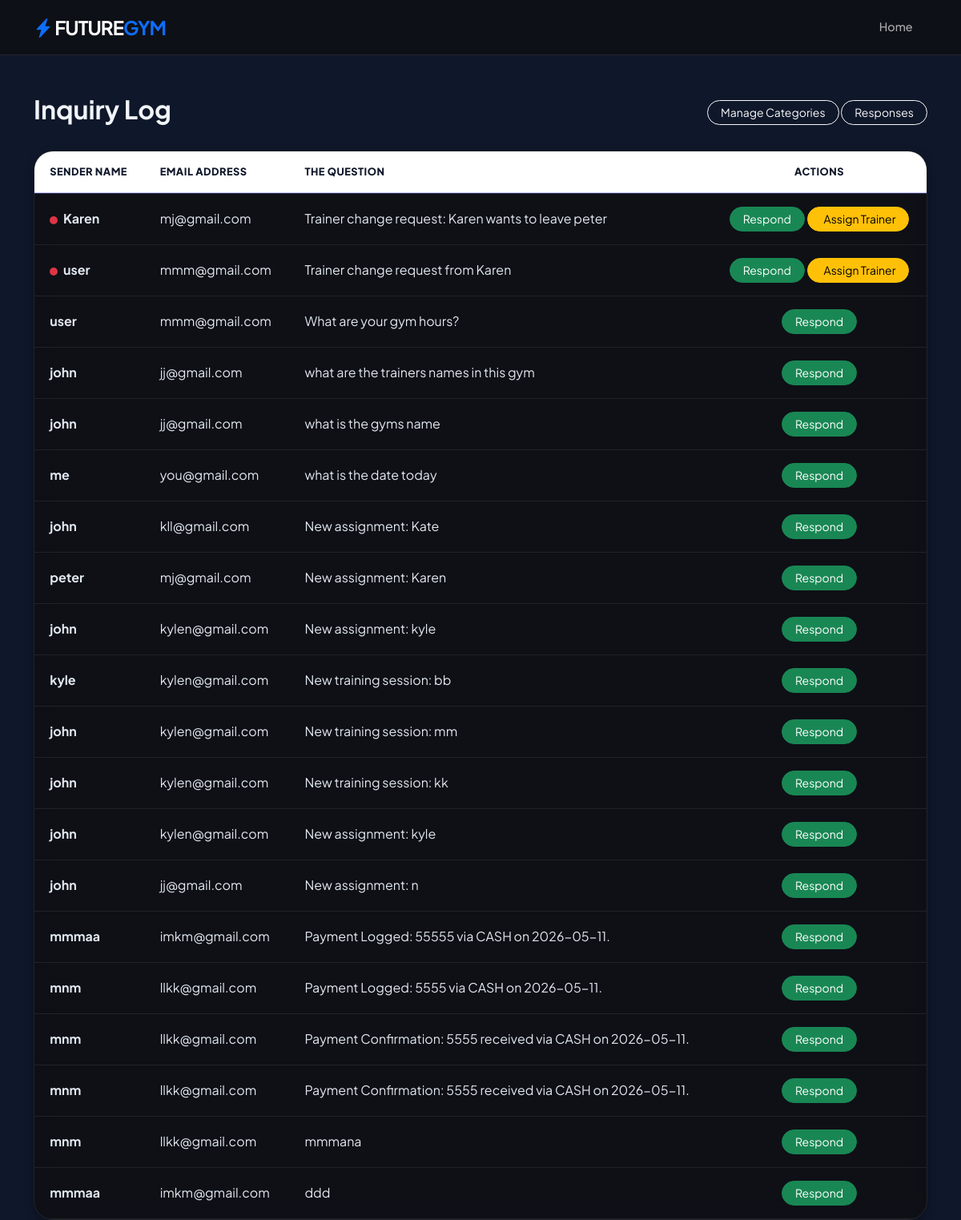
/questions-log/ (signed in), run on the app's committed database.
### news/models.py (models this page shows, shortened)
class questions(models.Model):
    name=models.CharField(max_length=500)
    email=models.EmailField(max_length=500)
    quest=models.TextField(max_length=5000)
    ai_answered = models.BooleanField(default=False)
    @property
    def has_unread(self):
        return self.response_model_set.filter(is_read=False).exists()
    @property
    def is_trainer_change_request(self):
        return 'Trainer change' in self.quest

### news/views.py (the view)
# urls.py: path('questions-log/',ques_list , name='ques_list_url'),
@login_required
def ques_list(request):
    if request.user.is_superuser:
        question = questions.objects.all().order_by('-id')
    else:
        question = questions.objects.filter(
            Q(email=request.user.email) |
            Q(response_model__name=request.user)
        ).distinct().order_by('-id')
    return render(request, 'ques_list.html', {'quest': question})

### news/templates/ques_list.html (shortened to what this page needs)
{% extends 'base.html' %}
{% block navbar %}
<nav class="navbar navbar-expand-lg navbar-dark sticky-top">
    <div class="container">
        <a class="navbar-brand fw-bold fs-4" href="{% url 'home_url' %}">
            <i class="bi bi-lightning-charge-fill text-primary"></i> FUTURE<span class="text-primary">GYM</span>
        </a>
        <div class="collapse navbar-collapse" id="navbarNav">
            <ul class="navbar-nav ms-auto align-items-center">
                <li class="nav-item"><a class="nav-link" href="{% url 'home_url' %}">Home</a></li>
            </ul>
        </div>
    </div>
</nav>
{% endblock %}
{% block content %}
<div class="container mt-5">
    <div class="d-flex justify-content-between align-items-center mb-4 fade-in">
        <h2 class="fw-bold">Inquiry Log</h2>
        <div>
            {% if user.is_superuser %}
                <a href="{% url 'cat_list_url' %}" class="btn btn-outline-light btn-sm rounded-pill px-3">Manage Categories</a>
                <a href="{% url 'response_list_url' %}" class="btn btn-outline-light btn-sm rounded-pill px-3">Responses</a>
            {% else %}
                <a href="{% url 'response_list_url' %}" class="btn btn-outline-light btn-sm rounded-pill px-3">Responses</a>
                <a href="{% url 'contact_url' %}" class="btn btn-outline-light btn-sm rounded-pill px-3">New Question</a>
            {% endif %}
        </div>
    </div>
    <div class="glass-card p-0 overflow-hidden fade-in fade-in-delay-1">
        <table class="table table-custom table-hover align-middle mb-0">
            <thead>
                <tr>
                    <th>Sender Name</th>
                    <th>Email Address</th>
                    <th>The Question</th>
                    <th class="text-center">Actions</th>
                </tr>
            </thead>
            <tbody>
                {% for item in quest%}
                {% if user.is_superuser or item.name == user.username %}
                <tr>
                    <td class="fw-bold">
                        {% if item.has_unread %}
                        <span class="badge bg-danger me-1" style="border-radius:50%;width:10px;height:10px;padding:0;vertical-align:middle;display:inline-block;">&nbsp;</span>
                        {% endif %}
                        {{ item.name }}
                    </td>
                    <td>{{ item.email }}</td>
                    <td>{{ item.quest }}</td>
                    <td class="text-center">
                        {% if user.is_superuser %}
                        <a href="{% url 'response_url' item.id %}" class="btn btn-sm btn-success rounded-pill px-3">Respond</a>
                        {% if item.is_trainer_change_request %}
                        <a href="{% url 'assign_trainer_url' %}" class="btn btn-sm btn-warning rounded-pill px-3">Assign Trainer</a>
                        {% endif %}
                        {% endif %}
                    </td>
                </tr>
                {% endif %}
                {% empty %}
                <tr>
                    <td colspan="4" class="text-center py-5 text-muted">No questions found in the database.</td>
                </tr>
                {% endfor %}
            </tbody>
        </table>
    </div>
</div>
{% endblock %}

### news/templates/base.html (style rules this page uses)
:root { --gym-blue: #0d6efd; --gym-purple: #6610f2; --gym-gradient: linear-gradient(135deg, #0d6efd 0%, #6610f2 100%); --gym-gradient-reverse: linear-gradient(135deg, #6610f2 0%, #0d6efd 100%); --gym-bg: #0f172a; --dark-glass: rgba(15, 17, 22, 0.92); --glass-border: rgba(255, 255, 255, 0.08); --card-shadow: 0 4px 12px rgba(0,0,0,0.3); --card-shadow-hover: 0 20px 30px -8px rgba(0,0,0,0.4), 0 8px 12px -6px rgba(0,0,0,0.2); --text-primary: #f1f5f9; --text-muted: #94a3b8; --radius-sm: 10px; --radius-md: 16px; --radius-lg: 24px; --bg-image: url('https://images.unsplash.com/photo-1517838277536-f5f99be501cd?auto=format&fit=crop&w=1920&q=80'); }
html { background-color: #0f172a !important; }
body { font-family: 'Plus Jakarta Sans', sans-serif; background: linear-gradient(rgba(15, 23, 42, 0.93), rgba(15, 23, 42, 0.93)), var(--bg-image) no-repeat center center fixed; background-size: cover; background-color: #0f172a !important; color: var(--text-primary); overflow-x: hidden; scroll-behavior: smooth; min-height: 100vh; }
.navbar { background: var(--dark-glass) !important; backdrop-filter: blur(20px) !important; -webkit-backdrop-filter: blur(20px) !important; border-bottom: 1px solid var(--glass-border); z-index: 1050; padding: 0.7rem 0; }
.navbar-brand { font-weight: 800; letter-spacing: -1px; font-size: 1.4rem; }
.nav-link { font-weight: 500; color: rgba(255,255,255,0.65) !important; transition: all 0.25s ease; margin: 0 4px; border-radius: var(--radius-sm); padding: 0.45rem 0.9rem !important; font-size: 0.9rem; }
.glass-card { background: rgba(15, 17, 22, 0.85); backdrop-filter: blur(14px); -webkit-backdrop-filter: blur(14px); border-radius: var(--radius-lg); border: 1px solid var(--glass-border); padding: 1.5rem; box-shadow: var(--card-shadow); transition: all 0.35s cubic-bezier(0.165, 0.84, 0.44, 1); color: var(--text-primary); }
.table-custom { border-radius: var(--radius-md); overflow: hidden; }
.table-custom thead { background: linear-gradient(135deg, #0f172a, #1e293b); }
.table-custom thead th { color: #0f172a; border: none; padding: 1rem 1.2rem; font-weight: 800; font-size: 0.8rem; text-transform: uppercase; letter-spacing: 0.5px; border-bottom: 2px solid rgba(99, 102, 241, 0.3); }
.table-custom tbody td { padding: 1rem 1.2rem; border-color: rgba(255,255,255,0.08); vertical-align: middle; background: rgba(15,17,22,0.4); color: #e2e8f0; }
.table-custom tbody tr { transition: all 0.2s; }
.fade-in { opacity: 0; transform: translateY(24px); animation: fadeInUp 0.6s ease forwards; }
.fade-in-delay-1 { animation-delay: 0.1s; }

### data on the page
questions: name "Karen", email "mj@gmail.com", quest "Trainer change request: Karen wants to leave peter", shows "Assign Trainer"
questions: name "user", email "mmm@gmail.com", quest "Trainer change request from Karen", shows "Assign Trainer"
questions: name "user", email "mmm@gmail.com", quest "What are your gym hours?"
questions: name "john", email "jj@gmail.com", quest "what are the trainers names in this gym"
questions: name "john", email "jj@gmail.com", quest "what is the gyms name"
questions: name "me", email "you@gmail.com", quest "what is the date today"
questions: name "john", email "kll@gmail.com", quest "New assignment: Kate"
questions: name "peter", email "mj@gmail.com", quest "New assignment: Karen"
questions: name "john", email "kylen@gmail.com", quest "New assignment: kyle"
questions: name "kyle", email "kylen@gmail.com", quest "New training session: bb"
questions: name "john", email "kylen@gmail.com", quest "New training session: mm"
questions: name "john", email "kylen@gmail.com", quest "New training session: kk"
questions: name "john", email "kylen@gmail.com", quest "New assignment: kyle"
questions: name "john", email "jj@gmail.com", quest "New assignment: n"
questions: name "mmmaa", email "imkm@gmail.com", quest "Payment Logged: 55555 via CASH on 2026-05-11."
questions: name "mnm", email "llkk@gmail.com", quest "Payment Logged: 5555 via CASH on 2026-05-11."
questions: name "mnm", email "llkk@gmail.com", quest "Payment Confirmation: 5555 received via CASH on 2026-05-11."
questions: name "mnm", email "llkk@gmail.com", quest "Payment Confirmation: 5555 received via CASH on 2026-05-11."
questions: name "mnm", email "llkk@gmail.com", quest "mmmana"
questions: name "mmmaa", email "imkm@gmail.com", quest "ddd"
